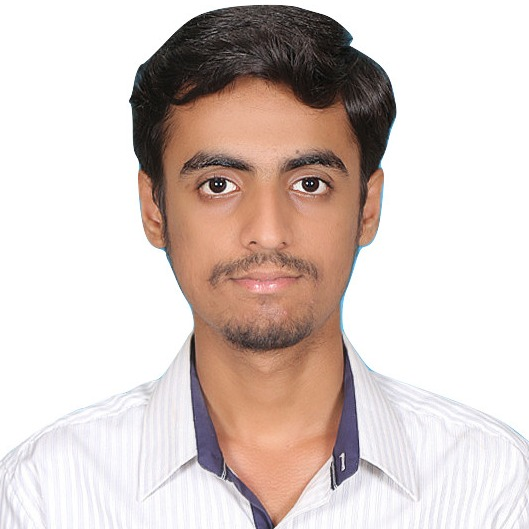
#> input picture Face Recognition/pic.jpg, 529 x 529 px
$ jupyter execute 'Face Detection.ipynb'
#> lines starting #> are read from the running program, lines starting #| are printed output that depends on the picture; after the words box and inside, x2 and y2 are one past the last pixel; in counts of white or black regions, pixels touching at a corner belong together
[cell 1]
import cv2

[cell 2]
face_cascade = cv2.CascadeClassifier('haarcascade_frontalface_default.xml')

[cell 3]
img = cv2.imread('pic.jpg')
#> img is the input picture: shape (529, 529, 3); mean B, G, R 197.4, 202.5, 216

[cell 4]
gray = cv2.cvtColor(img, cv2.COLOR_BGR2GRAY)
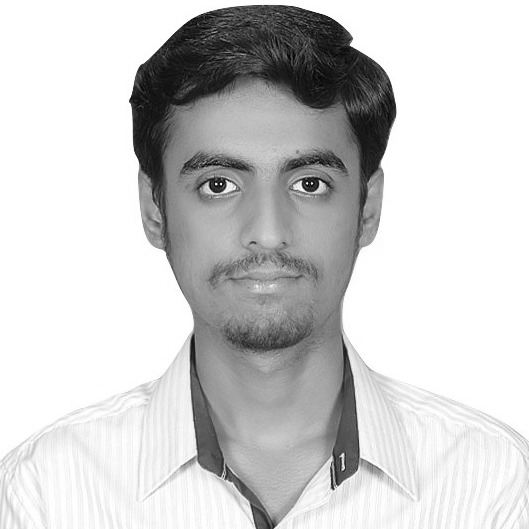
#> gray: shape (529, 529); min 1, max 255, mean 205.9

[cell 5]
faces = face_cascade.detectMultiScale(gray, 2,4)
#> faces = [[170, 111, 192, 192]]

[cell 6]
for (x, y, w, h) in faces:
    cv2.rectangle(img, (x, y), (x + w, y + h), (255, 0, 0), 2)
#> this loop made 1 pass
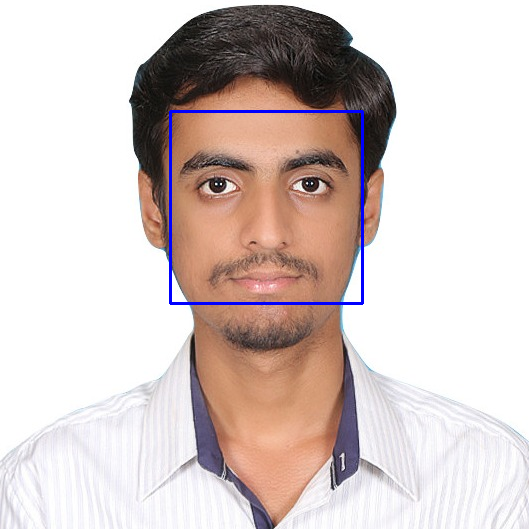
#> img: shape (529, 529, 3); 0.82% of pixels changed, all inside (x1, y1, x2, y2) = (169, 110, 364, 305)

[cell 7]
cv2.imshow('img', img)
cv2.waitKey()
#> Out = 27
